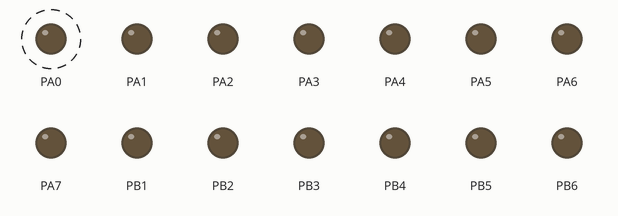
Simulated run of this program. Board: ATmega32, built with avr-gcc and emulated at 8 MHz. On the bench: output pins drawn as LEDs (lit = HIGH). Dashed ring = blinking.

Above: at 0.5 s.
Timing chart, 0 to 4.7 s (numbered marks = the images above):
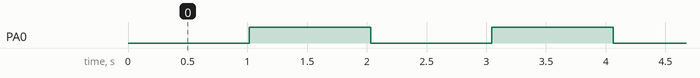

The program:

main.c
```c
/*
 * TIMER0.c
 *
 * Created: 7/10/2020 2:40:27 PM
 * Author : STAR
 */

#define F_CPU 8000000UL            // 8 MHz crystal clock rate

#include <avr/io.h>
#include <util/delay.h>          // for _delay_ms()  and  _delay_us()
#include <avr/interrupt.h>      // for interrupt


volatile unsigned int timer0_Overflow_Count = 0;     // global variable to count the number of overflows
volatile unsigned int timer0_Compare_Count = 0;     // global variable to count the number of compare matches

// initialize timer0 in normal Overflow mode
void Timer0_Overflow_Init(void)
{
	TCNT0 = 0;                             // initialize counter
	TCCR0 = (1 << CS02) | (1 << CS00) ;   // TIMER0, normal mode(overflow), Prescaler = 1024
	OCR0 = 255;                           //Compare value
}

// initialize timer0 in external counter mode
void Timer0_Counter_Init(void)
{
	TCNT0 = 0;                                                           // initialize counter
	TCCR0 = (1 << CS02) | (1 << CS01) | (1 << CS00) ;		            // TIMER0, External clock source on T0 pin (Rising edge)
	DDRB = ~(1 << PINB0);                                              // T0 pin is input

// 	if(TCNT0 == 5)                 // press the button for 5 times
// 	{
// 		PORTB |= (1 << PINB1);
// 		_delay_ms(1000);
// 		PORTB &= ~(1 << PINB1);
// 		TCNT0 = 0;
// 	}
}

// initialize timer0 in fast PWM mode
void Timer0_PWM_Init(void)
{
	TCNT0 = 0;                                                                  // initialize counter
	TCCR0  = (1 << WGM01 ) | (1 << WGM00 ) | (1 << COM01 ) | (1 << CS00 ) ;    // TIMER0, PWM fast mode, non-inverted mode, no Prescaler;
	DDRB |= (1<<PINB3);														  // OC0 pin is output
}

// initialize timer0 in Clear Time on Compare match mode
void Timer0_CTC_Init (void)
{
	TCNT0 = 0;                                                                            // initialize counter
	// TIMER0, CTC mode, toggle OC0 on compare match, Prescaler = 1024
	TCCR0  = (1 << WGM01 ) | (1 << COM00 )| (1 << CS02 ) | (1 << CS00 ) ;
	DDRB |= (1<<PINB3);                                                                  // OC0 pin is output
	OCR0 = 200;                                                                         // Compare value
}

// Stop timer0
void Timer0_Stop(void)
{
	TCCR0 = 0x00;
}


void Timer0_delay_ms (float delay_time)                              // for example we want to delay for x ms
{
	Timer0_Overflow_Init();
	unsigned int prescaler = 1024;
	float overflow_time = (255.0)*(prescaler)/F_CPU;                 // overflow_time = (255)*(1024)/8MHz = 32.64ms

	if(delay_time < overflow_time )  // for small delays less than max delay
	{
		 TCNT0 = ceil(256  - (F_CPU/prescaler)*(delay_time/1000));
		 while ((TIFR & 0x01) == 0);						       // Wait till TOV0 Overflow flag is SET
		 TIFR  |= (1 << TOV0); 						              // Clear TOV0 Overflow  flag
	}
	else                             // for large delays more than max delay
	{
		Timer0_Overflow_Init();
		unsigned int overflow_counts  = delay_time / (overflow_time*1000);    // no_counts = (delay_time/max_delay_time) = (5000ms / 32.64ms) = 153 counts
		unsigned int count = 0;
		while (count < overflow_counts)
		{
			TCNT0 =	0;										  // Clear register
			while ((TIFR & 0x01) == 0);						 // Wait till TOV0 Overflow flag is SET
			TIFR  |= (1 << TOV0); 						    // Clear TOV0 Overflow  flag
			++count;                                       // increment the count
		}
		Timer0_Stop();
	}

	TCCR0 = 0; // stop the timer
}

void Timer0_PWM (float duty_cycle)
{
	Timer0_PWM_Init();
	OCR0 = ceil(duty_cycle/100.0 * 255);           //  duty_cycle = x %
}


int main(void)
{
	DDRA = 0xFF;              // LEDs OUTPUT
	DDRB = 0xFF;             // LEDs OUTPUT
	DDRB &= ~(1 << PINB0);  // SWITCH

	sei();                      // Enable Global interrupts
	TIMSK |= (1 << TOIE0);     // Enable Timer0 overflow interrupt
	TIMSK |= (1 << OCIE0);    // Enable Timer0 compare interrupt

	 Timer0_Overflow_Init();

	while (1)
	{
	}

}
/*************************************************** T I M E R 0 *********************************************/
// to do a periodic task
ISR(TIMER0_OVF_vect)
{
	++timer0_Overflow_Count;
	if (timer0_Overflow_Count >= 31)   // 1sec / 32.64ms = 31 counts
	{
		PORTA ^= (1 << PINA0);
		_delay_ms(50);
		timer0_Overflow_Count = 0;
	}
}

ISR(TIMER0_COMP_vect)
{
// 	++timer0_Compare_Count;
// 	if (timer0_Compare_Count >= 154)   // 5sec / 32.64ms = 154 counts
// 	{
// 		PORTA ^= (1 << PINA1);
// 		_delay_ms(60);
// 		timer0_Compare_Count = 0;
// 	}

}
```

Measured:
- by itself, PA0: alternates HIGH for 1.0 s and LOW for 1.0 s
